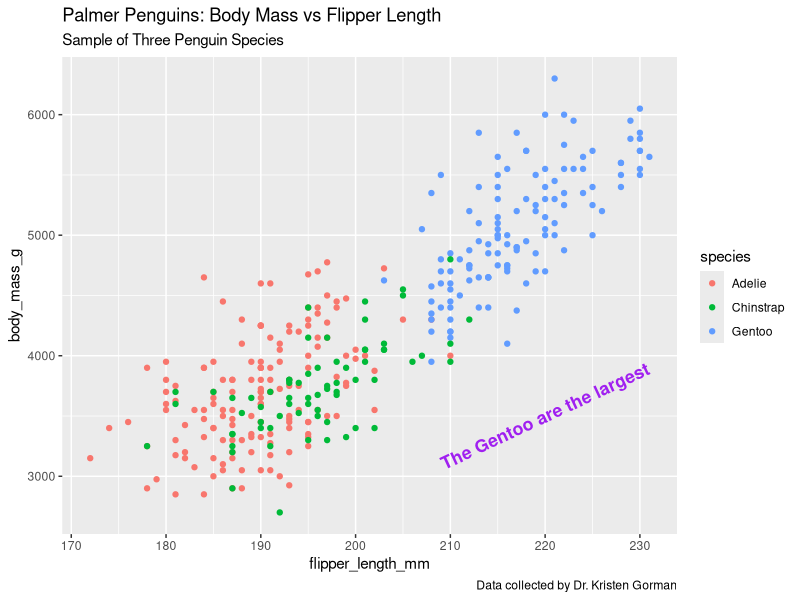
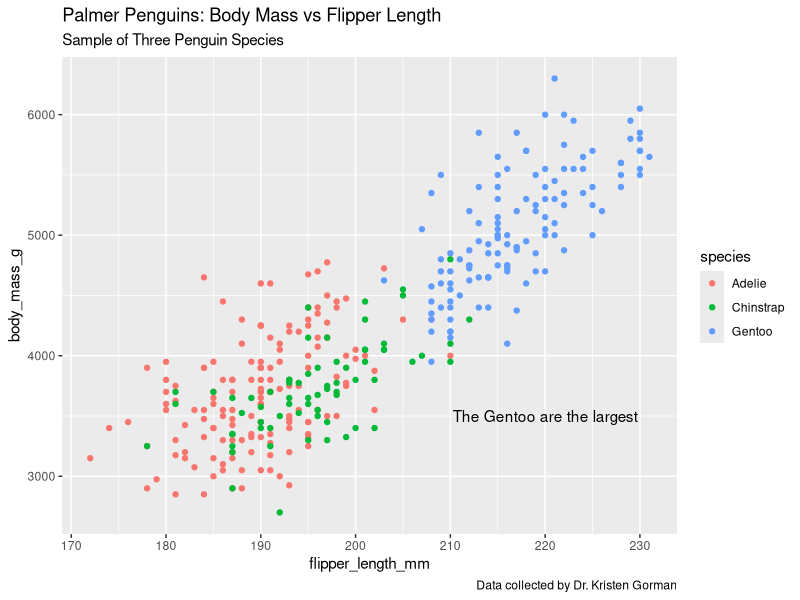

Generate these figures, in order, with R:
# Adding annotations in R

library(ggplot2)
library(palmerpenguins)

ggplot(data=penguins, aes(x=flipper_length_mm, y=body_mass_g, color=species)) + 
  geom_point() + 
  labs(title="Palmer Penguins: Body Mass vs Flipper Length", subtitle="Sample of Three Penguin Species",
       caption="Data collected by Dr. Kristen Gorman") +
  annotate("text", x=220, y=3500, label="The Gentoo are the largest", 
           color="purple", fontface="bold", size=4.5, angle=25)

p <- ggplot(data=penguins, aes(x=flipper_length_mm, y=body_mass_g, color=species)) + 
  geom_point() + 
  labs(title="Palmer Penguins: Body Mass vs Flipper Length", subtitle="Sample of Three Penguin Species",
       caption="Data collected by Dr. Kristen Gorman")

p+annotate("text", x=220, y=3500, label="The Gentoo are the largest")
